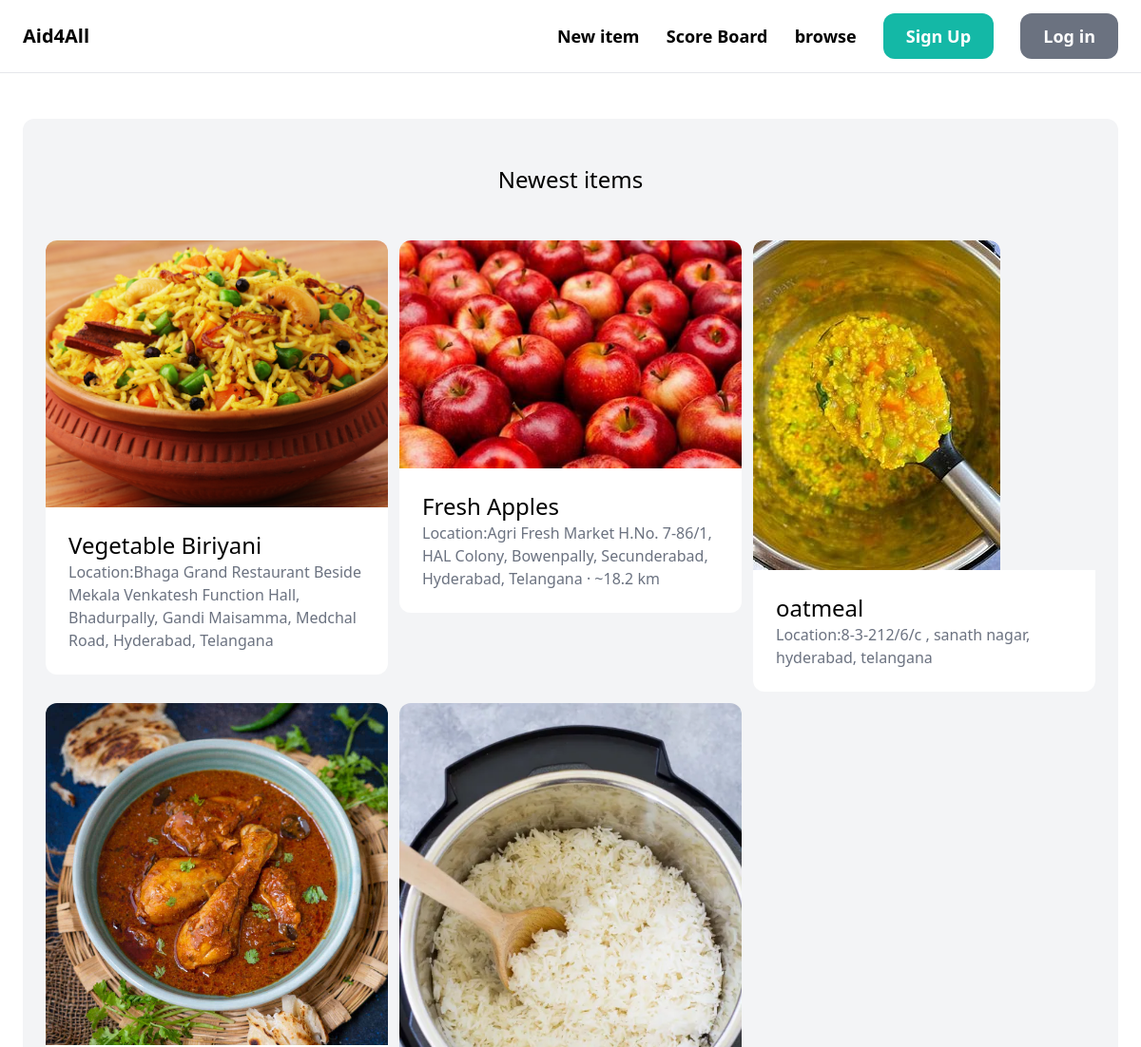
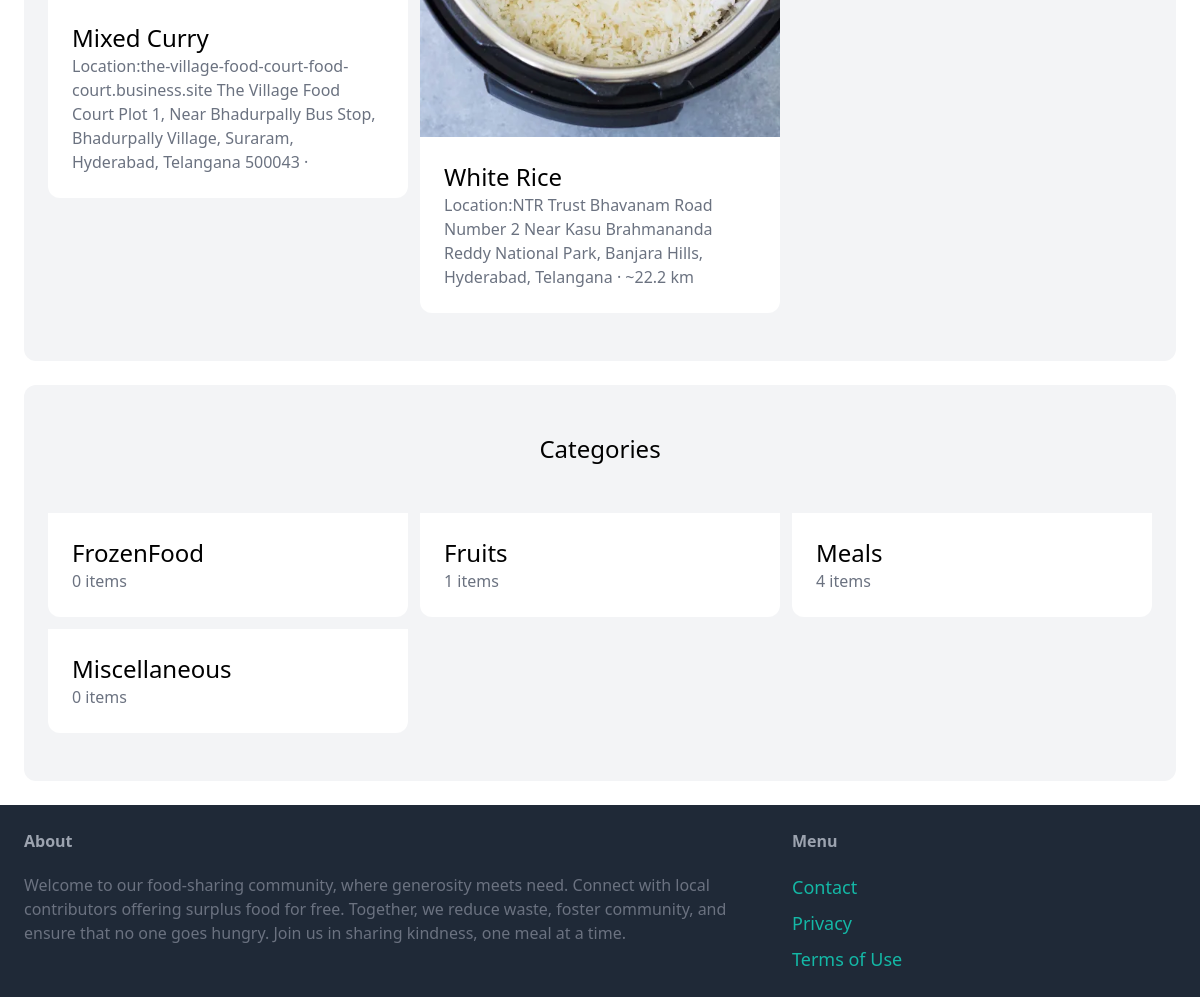
The page / on the database its author committed (2 pictures, top to bottom).
### item/models.py (models this page shows, shortened)
class Item(models.Model):
    category = models.ForeignKey(Category, related_name='items', on_delete=models.CASCADE)
    name = models.CharField(max_length=255)
    description = models.TextField(blank=True, null=True)
    location = models.TextField(blank=True, null=True)
    image = models.ImageField(upload_to='item_images',blank=True, null=True)
    is_sold = models.BooleanField(default=False)
    created_by = models.ForeignKey(User, related_name='items', on_delete=models.CASCADE)
    created_at = models.DateTimeField(auto_now_add=True)

class Category(models.Model):
    name = models.CharField(max_length=255)
    class Meta:
        ordering =('name',)
        verbose_name_plural='Categories'

### core/views.py (the view)
# urls.py: path('',views.index,name='index',)
def index(request):
    items = Item.objects.filter(is_sold=False)[0:6]
    categories = Category.objects.all()
    return render(request,'core/index.html',{
        'categories': categories,
        'items': items,
    })

### core/templates/core/index.html (shortened to what this page needs)
{% extends 'core/base.html' %}
{% block content %}
    <div class="mt-6 px-6 py-12 bg-gray-100 rounded-xl">
        <h2 class="mb-12 text-2xl text-center">Newest items</h2>
        <div class="grid grid-cols-3 gap-3">
            {% for item in items %}
                <div>
                    <a href="{% url 'item:detail' item.id %}">
                        <div>
                            <img src="{{ item.image.url }}" class="rounded-t-xl">
                        </div>
                        <div class="p-6 bg-white rounded-b-xl">
                            <h2 class="text-2xl">{{ item.name }}</h2>
                            <p class="text-gray-500">Location:{{ item.location}}</p>
                        </div>
                    </a>
                </div>
            {% endfor %}
        </div>
    </div>
    <div class="mt-6 px-6 py-12 bg-gray-100 rounded-xl">
        <h2 class="mb-12 text-2xl text-center">Categories</h2>
        <div class="grid grid-cols-3 gap-3">
            {% for category in categories %}
                <div>
                    <a href="#">
                        <div class="p-6 bg-white rounded-b-xl">
                            <h2 class="text-2xl">{{ category.name }}</h2>
                            <p class="text-gray-500">{{ category.items.count }} items</p>
                        </div>
                   </a>
              </div>
            {% endfor %}
    </div>
</div>
{% endblock %}

### core/templates/core/base.html (shortened to what this page needs)
<!doctype html>
<html>
    <head>
        <script src="https://cdn.tailwindcss.com"></script>
    </head>
    <body>
        <nav class="py-6 px-6 flex justify-between items-center border-b border-gray-200">
            <a href="/" class="text-xl font-semibold">Aid4All</a>
            <div class=" space-x-6">
                <a href="#" class="text-lg font-semibold hover:text-gray-500">New item</A>
                    <a href="#" class="text-lg font-semibold hover:text-gray-500">Score Board</A>
                <a href="{% url 'dashboard:index'%}" class="text-lg font-semibold hover:text-gray-500">browse</A>
                <a href="#"class="px-6 py-3 text-lg font-semibold bg-teal-500 text-white rounded-xl hover:bg-gray-700">Sign Up</a>
                <a href="#"class="px-6 py-3 text-lg font-semibold bg-gray-500 text-white rounded-xl hover:bg-gray-700">Log in</a>
            </div>
        </nav>
        <div class="px-6 py-6">
           {% block content %}
           {% endblock %}
        </div>
        <footer class="py-6 px-6 flex justify-between bg-gray-800">
            <div class="w-2/3 pr-10">
                <h3 class="mb-5 font-semibold text-gray-400">About</h3>
                <p class="text-lg, text-gray-500">Welcome to our food-sharing community, where generosity meets need. Connect with local contributors offering surplus food for free. Together, we reduce waste, foster community, and ensure that no one goes hungry. Join us in sharing kindness, one meal at a time.
                </p>
            </div>
            <div class="w-1/3">
                <h3 class="mb-5 font-semibold text-gray-400">Menu</h3>
                <ul class="space-y-2">
                    <li><a href={%url 'contact' %} class="text-lg text-teal-500 hover:text-teal-700">Contact</a></li>
                    <li><a href="#" class="text-lg text-teal-500 hover:text-teal-700">Privacy</a></li>
                    <li><a href="#" class="text-lg text-teal-500 hover:text-teal-700">Terms of Use</a></li>
                </ul>
            </div>
    </body>
</html>

### rows shown on the page
Item: image (picture), name "Vegetable Biriyani", location "Bhaga Grand Restaurant Beside Mekala Venkatesh Function Hall, Bhadurpally, Gandi Maisamma, Medchal Road, Hyderabad, Telangana"
Item: image (picture), name "Fresh Apples", location "Agri Fresh Market H.No. 7-86/1, HAL Colony, Bowenpally, Secunderabad, Hyderabad, Telangana · ~18.2 km"
Item: image (picture), name "oatmeal", location "8-3-212/6/c , sanath nagar, hyderabad, telangana"
Item: image (picture), name "Mixed Curry", location "the-village-food-court-food-court.business.site The Village Food Court Plot 1, Near Bhadurpally Bus Stop, Bhadurpally Village, Suraram, Hyderabad, Telangana 500043 ·"
Item: image (picture), name "White Rice", location "NTR Trust Bhavanam Road Number 2 Near Kasu Brahmananda Reddy National Park, Banjara Hills, Hyderabad, Telangana · ~22.2 km"
Category: name "FrozenFood", items.count "0"
Category: name "Fruits", items.count "1"
Category: name "Meals", items.count "4"
Category: name "Miscellaneous", items.count "0"
